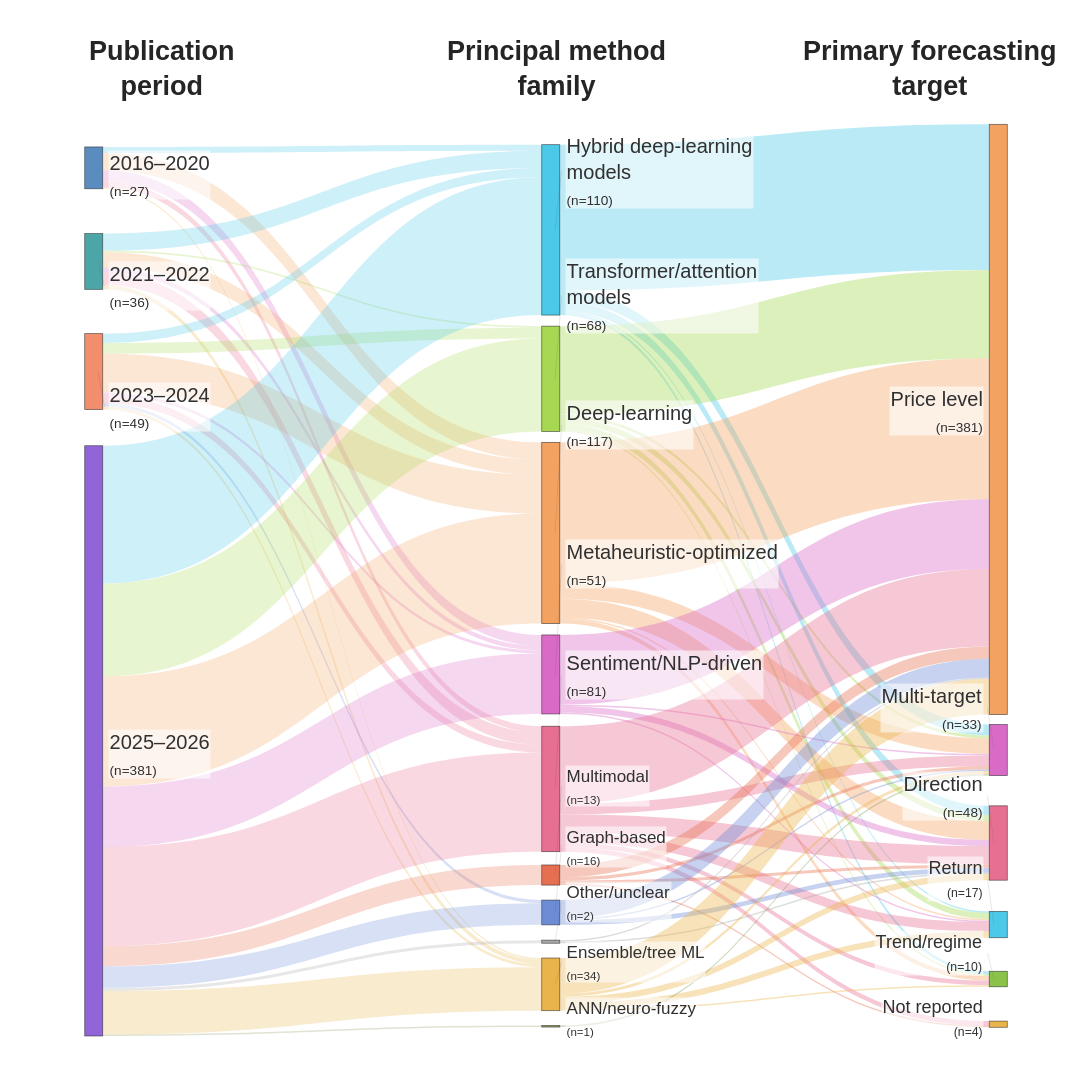

The notebook cell this image was saved under:
### Code cell
%run "/home/harman/projects/SLR Stock Price Prediction/Stock_Price_Prediction_SLR_ACME/generate_fig15_period_method_target_sankey.py"

### Figure 1 — Plotly figure (JSON) as saved in the notebook; plotly's stock layout.template omitted (floating-point values rounded to 4 significant figures; data arrays with more than 128 entries replaced by an {"elided": "..."} marker saying what was removed)
{"data": [{"arrangement": "fixed", "domain": {"x": [0.06, 0.94], "y": [0.035, 0.915]}, "link": {"color": ["rgba(76,201,232,0.270)", "rgba(244,162,97,0.270)", "rgba(217,107,198,0.270)", "rgba(231,111,145,0.270)", "rgba(233,180,76,0.270)", "rgba(76,201,232,0.270)", "rgba(166,216,84,0.270)", "rgba(244,162,97,0.270)", "rgba(217,107,198,0.270)", "rgba(231,111,145,0.270)", "rgba(233,180,76,0.270)", "rgba(76,201,232,0.270)", "rgba(166,216,84,0.270)", "rgba(244,162,97,0.270)", "rgba(217,107,198,0.270)", "rgba(231,111,145,0.270)", "rgba(108,140,213,0.270)", "rgba(233,180,76,0.270)", "rgba(76,201,232,0.270)", "rgba(166,216,84,0.270)", "rgba(244,162,97,0.270)", "rgba(217,107,198,0.270)", "rgba(231,111,145,0.270)", "rgba(231,111,81,0.270)", "rgba(108,140,213,0.270)", "rgba(167,167,167,0.270)", "rgba(233,180,76,0.270)", "rgba(138,154,91,0.270)", "rgba(76,201,232,0.390)", "rgba(76,201,232,0.390)", "rgba(76,201,232,0.390)", "rgba(76,201,232,0.390)", "rgba(76,201,232,0.390)", "rgba(166,216,84,0.390)", "rgba(166,216,84,0.390)", "rgba(166,216,84,0.390)", "rgba(166,216,84,0.390)", "rgba(166,216,84,0.390)", "rgba(244,162,97,0.390)", "rgba(244,162,97,0.390)", "rgba(244,162,97,0.390)", "rgba(244,162,97,0.390)", "rgba(244,162,97,0.390)", "rgba(217,107,198,0.390)", "rgba(217,107,198,0.390)", "rgba(217,107,198,0.390)", "rgba(217,107,198,0.390)", "rgba(231,111,145,0.390)", "rgba(231,111,145,0.390)", "rgba(231,111,145,0.390)", "rgba(231,111,145,0.390)", "rgba(231,111,145,0.390)", "rgba(231,111,145,0.390)", "rgba(231,111,81,0.390)", "rgba(231,111,81,0.390)", "rgba(231,111,81,0.390)", "rgba(231,111,81,0.390)", "rgba(108,140,213,0.390)", "rgba(108,140,213,0.390)", "rgba(108,140,213,0.390)", "rgba(167,167,167,0.390)", "rgba(167,167,167,0.390)", "rgba(233,180,76,0.390)", "rgba(233,180,76,0.390)", "rgba(233,180,76,0.390)", "rgba(233,180,76,0.390)", "rgba(233,180,76,0.390)", "rgba(138,154,91,0.390)"], "customdata": {"elided": "68x4 mixed values"}, "hovertemplate": "<b>%{customdata[0]}</b> → <b>%{customdata[1]}</b><br>%{customdata[3]}<br>Studies: %{customdata[2]:,}<extra></extra>", "source": [0, 0, 0, 0, 0, 1, 1, 1, 1, 1, 1, 2, 2, 2, 2, 2, 2, 2, 3, 3, 3, 3, 3, 3, 3, 3, 3, 3, 4, 4, 4, 4, 4, 5, 5, 5, 5, 5, 6, 6, 6, 6, 6, 7, 7, 7, 7, 8, 8, 8, 8, 8, 8, 9, 9, 9, 9, 10, 10, 10, 11, 11, 12, 12, 12, 12, 12, 13], "target": [4, 6, 7, 8, 12, 4, 5, 6, 7, 8, 12, 4, 5, 6, 7, 8, 10, 12, 4, 5, 6, 7, 8, 9, 10, 11, 12, 13, 14, 15, 16, 17, 18, 14, 15, 16, 17, 18, 14, 15, 16, 17, 18, 14, 15, 16, 17, 14, 15, 16, 17, 18, 19, 14, 15, 16, 19, 14, 15, 16, 14, 16, 14, 15, 16, 17, 18, 15], "value": [4, 11, 7, 4, 1, 11, 1, 10, 3, 8, 3, 6, 7, 25, 2, 5, 2, 2, 89, 60, 71, 39, 64, 13, 14, 2, 28, 1, 94, 7, 6, 1, 2, 57, 2, 4, 4, 1, 91, 10, 12, 1, 3, 45, 1, 4, 1, 50, 7, 12, 6, 3, 3, 8, 2, 2, 1, 12, 1, 3, 1, 1, 23, 2, 4, 4, 1, 1]}, "node": {"color": ["#5B8CC0", "#4CA6A8", "#F28E6B", "#9164D8", "#4CC9E8", "#A6D854", "#F4A261", "#D96BC6", "#E76F91", "#E76F51", "#6C8CD5", "#A7A7A7", "#E9B44C", "#8A9A5B", "#F4A261", "#D96BC6", "#E76F91", "#4CC9E8", "#8BC34A", "#E9B44C"], "customdata": [["2016-2020", "Publication period", 27], ["2021-2022", "Publication period", 36], ["2023-2024", "Publication period", 49], ["2025-2026", "Publication period", 381], ["Hybrid deep-learning models", "Principal method family", 110], ["Transformer/attention-based models", "Principal method family", 68], ["Deep-learning models", "Principal method family", 117], ["Metaheuristic-optimized models", "Principal method family", 51], ["Sentiment/NLP-driven models", "Principal method family", 81], ["Multimodal-fusion models", "Principal method family", 13], ["Graph-based models", "Principal method family", 16], ["Other/unclear", "Principal method family", 2], ["Ensemble/tree-based machine learning", "Principal method family", 34], ["ANN/neuro-fuzzy models", "Principal method family", 1], ["Price level", "Primary forecasting target", 381], ["Multi-target", "Primary forecasting target", 33], ["Direction", "Primary forecasting target", 48], ["Return", "Primary forecasting target", 17], ["Trend or regime", "Primary forecasting target", 10], ["Not reported", "Primary forecasting target", 4]], "hovertemplate": "<b>%{customdata[0]}</b><br>Stage: %{customdata[1]}<br>Studies: %{customdata[2]:,}<extra></extra>", "label": ["", "", "", "", "", "", "", "", "", "", "", "", "", "", "", "", "", "", "", ""], "line": {"color": "rgba(45,45,45,0.72)", "width": 0.75}, "pad": 18, "thickness": 18, "x": [0.025, 0.025, 0.025, 0.025, 0.505, 0.505, 0.505, 0.505, 0.505, 0.505, 0.505, 0.505, 0.505, 0.505, 0.975, 0.975, 0.975, 0.975, 0.975, 0.975], "y": [0.04691, 0.148, 0.267, 0.6659, 0.1139, 0.2748, 0.4413, 0.5941, 0.7178, 0.8108, 0.8513, 0.8828, 0.9289, 0.9742, 0.3187, 0.6758, 0.7762, 0.8643, 0.9231, 0.9719]}, "orientation": "h", "type": "sankey", "valueformat": ".0f"}], "layout": {"annotations": [{"align": "center", "font": {"color": "#252525", "family": "Arial", "size": 27}, "showarrow": false, "text": "<b>Publication<br>period</b>", "x": 0.145, "xanchor": "center", "xref": "paper", "y": 0.968, "yanchor": "middle", "yref": "paper"}, {"align": "center", "font": {"color": "#252525", "family": "Arial", "size": 27}, "showarrow": false, "text": "<b>Principal method<br>family</b>", "x": 0.51, "xanchor": "center", "xref": "paper", "y": 0.968, "yanchor": "middle", "yref": "paper"}, {"align": "center", "font": {"color": "#252525", "family": "Arial", "size": 27}, "showarrow": false, "text": "<b>Primary forecasting<br>target</b>", "x": 0.855, "xanchor": "center", "xref": "paper", "y": 0.968, "yanchor": "middle", "yref": "paper"}, {"align": "left", "bgcolor": "rgba(255,255,255,0.580)", "bordercolor": "rgba(255,255,255,0)", "borderpad": 0.6, "font": {"color": "#303030", "family": "Arial", "size": 20}, "showarrow": false, "text": "2016–2020<br><span style='font-size:68%'>(n=27)</span>", "x": 0.095, "xanchor": "left", "xref": "paper", "y": 0.8666, "yanchor": "middle", "yref": "paper"}, {"align": "left", "bgcolor": "rgba(255,255,255,0.580)", "bordercolor": "rgba(255,255,255,0)", "borderpad": 0.6, "font": {"color": "#303030", "family": "Arial", "size": 20}, "showarrow": false, "text": "2021–2022<br><span style='font-size:68%'>(n=36)</span>", "x": 0.095, "xanchor": "left", "xref": "paper", "y": 0.761, "yanchor": "middle", "yref": "paper"}, {"align": "left", "bgcolor": "rgba(255,255,255,0.580)", "bordercolor": "rgba(255,255,255,0)", "borderpad": 0.6, "font": {"color": "#303030", "family": "Arial", "size": 20}, "showarrow": false, "text": "2023–2024<br><span style='font-size:68%'>(n=49)</span>", "x": 0.095, "xanchor": "left", "xref": "paper", "y": 0.6466, "yanchor": "middle", "yref": "paper"}, {"align": "left", "bgcolor": "rgba(255,255,255,0.580)", "bordercolor": "rgba(255,255,255,0)", "borderpad": 0.6, "font": {"color": "#303030", "family": "Arial", "size": 20}, "showarrow": false, "text": "2025–2026<br><span style='font-size:68%'>(n=381)</span>", "x": 0.095, "xanchor": "left", "xref": "paper", "y": 0.3166, "yanchor": "middle", "yref": "paper"}, {"align": "left", "bgcolor": "rgba(255,255,255,0.580)", "bordercolor": "rgba(255,255,255,0)", "borderpad": 0.6, "font": {"color": "#303030", "family": "Arial", "size": 20}, "showarrow": false, "text": "Hybrid deep-learning<br>models<br><span style='font-size:68%'>(n=110)</span>", "x": 0.5174, "xanchor": "left", "xref": "paper", "y": 0.871, "yanchor": "middle", "yref": "paper"}, {"align": "left", "bgcolor": "rgba(255,255,255,0.580)", "bordercolor": "rgba(255,255,255,0)", "borderpad": 0.6, "font": {"color": "#303030", "family": "Arial", "size": 20}, "showarrow": false, "text": "Transformer/attention<br>models<br><span style='font-size:68%'>(n=68)</span>", "x": 0.5174, "xanchor": "left", "xref": "paper", "y": 0.7522, "yanchor": "middle", "yref": "paper"}, {"align": "left", "bgcolor": "rgba(255,255,255,0.580)", "bordercolor": "rgba(255,255,255,0)", "borderpad": 0.6, "font": {"color": "#303030", "family": "Arial", "size": 20}, "showarrow": false, "text": "Deep-learning<br><span style='font-size:68%'>(n=117)</span>", "x": 0.5174, "xanchor": "left", "xref": "paper", "y": 0.629, "yanchor": "middle", "yref": "paper"}, {"align": "left", "bgcolor": "rgba(255,255,255,0.580)", "bordercolor": "rgba(255,255,255,0)", "borderpad": 0.6, "font": {"color": "#303030", "family": "Arial", "size": 20}, "showarrow": false, "text": "Metaheuristic-optimized<br><span style='font-size:68%'>(n=51)</span>", "x": 0.5174, "xanchor": "left", "xref": "paper", "y": 0.497, "yanchor": "middle", "yref": "paper"}, {"align": "left", "bgcolor": "rgba(255,255,255,0.580)", "bordercolor": "rgba(255,255,255,0)", "borderpad": 0.6, "font": {"color": "#303030", "family": "Arial", "size": 20}, "showarrow": false, "text": "Sentiment/NLP-driven<br><span style='font-size:68%'>(n=81)</span>", "x": 0.5174, "xanchor": "left", "xref": "paper", "y": 0.3914, "yanchor": "middle", "yref": "paper"}, {"align": "left", "bgcolor": "rgba(255,255,255,0.580)", "bordercolor": "rgba(255,255,255,0)", "borderpad": 0.6, "font": {"color": "#303030", "family": "Arial", "size": 17}, "showarrow": false, "text": "Multimodal<br><span style='font-size:68%'>(n=13)</span>", "x": 0.5174, "xanchor": "left", "xref": "paper", "y": 0.2858, "yanchor": "middle", "yref": "paper"}, {"align": "left", "bgcolor": "rgba(255,255,255,0.580)", "bordercolor": "rgba(255,255,255,0)", "borderpad": 0.6, "font": {"color": "#303030", "family": "Arial", "size": 17}, "showarrow": false, "text": "Graph-based<br><span style='font-size:68%'>(n=16)</span>", "x": 0.5174, "xanchor": "left", "xref": "paper", "y": 0.2286, "yanchor": "middle", "yref": "paper"}, {"align": "left", "bgcolor": "rgba(255,255,255,0.580)", "bordercolor": "rgba(255,255,255,0)", "borderpad": 0.6, "font": {"color": "#303030", "family": "Arial", "size": 17}, "showarrow": false, "text": "Other/unclear<br><span style='font-size:68%'>(n=2)</span>", "x": 0.5174, "xanchor": "left", "xref": "paper", "y": 0.1758, "yanchor": "middle", "yref": "paper"}, {"align": "left", "bgcolor": "rgba(255,255,255,0.580)", "bordercolor": "rgba(255,255,255,0)", "borderpad": 0.6, "font": {"color": "#303030", "family": "Arial", "size": 17}, "showarrow": false, "text": "Ensemble/tree ML<br><span style='font-size:68%'>(n=34)</span>", "x": 0.5174, "xanchor": "left", "xref": "paper", "y": 0.1186, "yanchor": "middle", "yref": "paper"}, {"align": "left", "bgcolor": "rgba(255,255,255,0.580)", "bordercolor": "rgba(255,255,255,0)", "borderpad": 0.6, "font": {"color": "#303030", "family": "Arial", "size": 17}, "showarrow": false, "text": "ANN/neuro-fuzzy<br><span style='font-size:68%'>(n=1)</span>", "x": 0.5174, "xanchor": "left", "xref": "paper", "y": 0.0658, "yanchor": "middle", "yref": "paper"}, {"align": "right", "bgcolor": "rgba(255,255,255,0.580)", "bordercolor": "rgba(255,255,255,0)", "borderpad": 0.6, "font": {"color": "#303030", "family": "Arial", "size": 20}, "showarrow": false, "text": "Price level<br><span style='font-size:68%'>(n=381)</span>", "x": 0.905, "xanchor": "right", "xref": "paper", "y": 0.6422, "yanchor": "middle", "yref": "paper"}, {"align": "right", "bgcolor": "rgba(255,255,255,0.580)", "bordercolor": "rgba(255,255,255,0)", "borderpad": 0.6, "font": {"color": "#303030", "family": "Arial", "size": 20}, "showarrow": false, "text": "Multi-target<br><span style='font-size:68%'>(n=33)</span>", "x": 0.905, "xanchor": "right", "xref": "paper", "y": 0.3606, "yanchor": "middle", "yref": "paper"}, {"align": "right", "bgcolor": "rgba(255,255,255,0.580)", "bordercolor": "rgba(255,255,255,0)", "borderpad": 0.6, "font": {"color": "#303030", "family": "Arial", "size": 20}, "showarrow": false, "text": "Direction<br><span style='font-size:68%'>(n=48)</span>", "x": 0.905, "xanchor": "right", "xref": "paper", "y": 0.277, "yanchor": "middle", "yref": "paper"}, {"align": "right", "bgcolor": "rgba(255,255,255,0.580)", "bordercolor": "rgba(255,255,255,0)", "borderpad": 0.6, "font": {"color": "#303030", "family": "Arial", "size": 18}, "showarrow": false, "text": "Return<br><span style='font-size:68%'>(n=17)</span>", "x": 0.905, "xanchor": "right", "xref": "paper", "y": 0.1978, "yanchor": "middle", "yref": "paper"}, {"align": "right", "bgcolor": "rgba(255,255,255,0.580)", "bordercolor": "rgba(255,255,255,0)", "borderpad": 0.6, "font": {"color": "#303030", "family": "Arial", "size": 18}, "showarrow": false, "text": "Trend/regime<br><span style='font-size:68%'>(n=10)</span>", "x": 0.905, "xanchor": "right", "xref": "paper", "y": 0.1274, "yanchor": "middle", "yref": "paper"}, {"align": "right", "bgcolor": "rgba(255,255,255,0.580)", "bordercolor": "rgba(255,255,255,0)", "borderpad": 0.6, "font": {"color": "#303030", "family": "Arial", "size": 18}, "showarrow": false, "text": "Not reported<br><span style='font-size:68%'>(n=4)</span>", "x": 0.905, "xanchor": "right", "xref": "paper", "y": 0.0658, "yanchor": "middle", "yref": "paper"}], "font": {"color": "#303030", "family": "Arial", "size": 20}, "height": 1100, "margin": {"b": 5, "l": 5, "r": 5, "t": 35}, "paper_bgcolor": "white", "plot_bgcolor": "white", "shapes": [{"layer": "above", "line": {"color": "rgba(75,75,75,0.240)", "width": 0.55}, "type": "line", "x0": 0.086, "x1": 0.092, "xref": "paper", "y0": 0.7847, "y1": 0.761, "yref": "paper"}, {"layer": "above", "line": {"color": "rgba(75,75,75,0.240)", "width": 0.55}, "type": "line", "x0": 0.086, "x1": 0.092, "xref": "paper", "y0": 0.6801, "y1": 0.6466, "yref": "paper"}, {"layer": "above", "line": {"color": "rgba(75,75,75,0.240)", "width": 0.55}, "type": "line", "x0": 0.5084, "x1": 0.5144, "xref": "paper", "y0": 0.8148, "y1": 0.871, "yref": "paper"}, {"layer": "above", "line": {"color": "rgba(75,75,75,0.240)", "width": 0.55}, "type": "line", "x0": 0.5084, "x1": 0.5144, "xref": "paper", "y0": 0.6732, "y1": 0.7522, "yref": "paper"}, {"layer": "above", "line": {"color": "rgba(75,75,75,0.240)", "width": 0.55}, "type": "line", "x0": 0.5084, "x1": 0.5144, "xref": "paper", "y0": 0.5266, "y1": 0.629, "yref": "paper"}, {"layer": "above", "line": {"color": "rgba(75,75,75,0.240)", "width": 0.55}, "type": "line", "x0": 0.5084, "x1": 0.5144, "xref": "paper", "y0": 0.3922, "y1": 0.497, "yref": "paper"}, {"layer": "above", "line": {"color": "rgba(75,75,75,0.240)", "width": 0.55}, "type": "line", "x0": 0.5084, "x1": 0.5144, "xref": "paper", "y0": 0.2833, "y1": 0.3914, "yref": "paper"}, {"layer": "above", "line": {"color": "rgba(75,75,75,0.240)", "width": 0.55}, "type": "line", "x0": 0.5084, "x1": 0.5144, "xref": "paper", "y0": 0.2015, "y1": 0.2858, "yref": "paper"}, {"layer": "above", "line": {"color": "rgba(75,75,75,0.240)", "width": 0.55}, "type": "line", "x0": 0.5084, "x1": 0.5144, "xref": "paper", "y0": 0.1659, "y1": 0.2286, "yref": "paper"}, {"layer": "above", "line": {"color": "rgba(75,75,75,0.240)", "width": 0.55}, "type": "line", "x0": 0.5084, "x1": 0.5144, "xref": "paper", "y0": 0.1381, "y1": 0.1758, "yref": "paper"}, {"layer": "above", "line": {"color": "rgba(75,75,75,0.240)", "width": 0.55}, "type": "line", "x0": 0.5084, "x1": 0.5144, "xref": "paper", "y0": 0.09757, "y1": 0.1186, "yref": "paper"}, {"layer": "above", "line": {"color": "rgba(75,75,75,0.240)", "width": 0.55}, "type": "line", "x0": 0.914, "x1": 0.908, "xref": "paper", "y0": 0.3203, "y1": 0.3606, "yref": "paper"}, {"layer": "above", "line": {"color": "rgba(75,75,75,0.240)", "width": 0.55}, "type": "line", "x0": 0.914, "x1": 0.908, "xref": "paper", "y0": 0.2319, "y1": 0.277, "yref": "paper"}, {"layer": "above", "line": {"color": "rgba(75,75,75,0.240)", "width": 0.55}, "type": "line", "x0": 0.914, "x1": 0.908, "xref": "paper", "y0": 0.1544, "y1": 0.1978, "yref": "paper"}, {"layer": "above", "line": {"color": "rgba(75,75,75,0.240)", "width": 0.55}, "type": "line", "x0": 0.914, "x1": 0.908, "xref": "paper", "y0": 0.1026, "y1": 0.1274, "yref": "paper"}], "width": 1800}}
